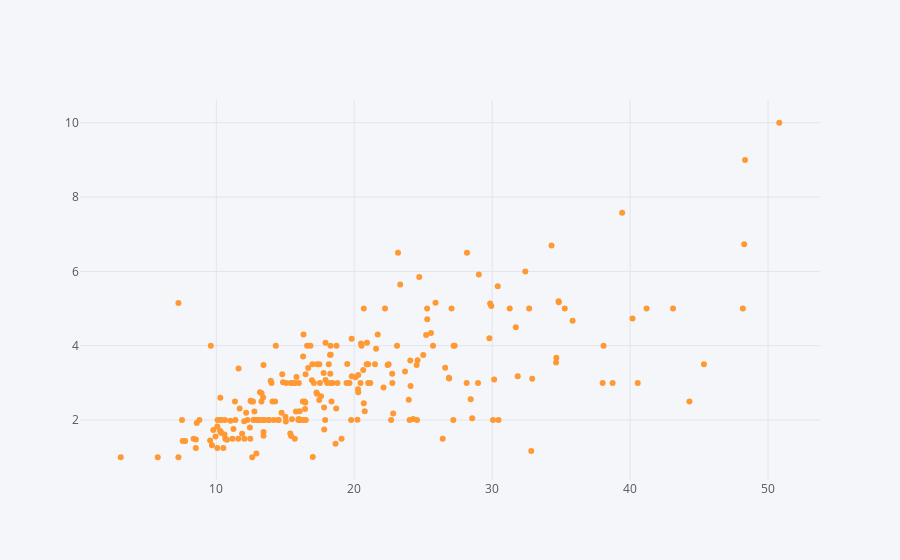

The code cell stored with this chart in its notebook:
### Code cell
df[['total_bill', 'tip']].iplot(x = 'total_bill', y = 'tip' ,mode = 'markers', size = 6 )

### Figure 1 — Plotly figure (JSON) as saved in the notebook; plotly's stock layout.template omitted (floating-point values rounded to 4 significant figures; data arrays with more than 128 entries replaced by an {"elided": "..."} marker saying what was removed)
{"data": [{"line": {"color": "rgba(255, 153, 51, 1.0)", "dash": "solid", "shape": "linear", "width": 1.3}, "marker": {"size": 6, "symbol": "circle"}, "mode": "markers", "name": "tip", "text": "", "type": "scatter", "x": {"elided": "244 float values"}, "y": {"elided": "244 float values"}}], "layout": {"autosize": true, "legend": {"bgcolor": "#F5F6F9", "font": {"color": "#4D5663"}}, "paper_bgcolor": "#F5F6F9", "plot_bgcolor": "#F5F6F9", "title": {"font": {"color": "#4D5663"}}, "xaxis": {"autorange": true, "gridcolor": "#E1E5ED", "range": [0.07226, 53.81], "showgrid": true, "showspikes": false, "tickfont": {"color": "#4D5663"}, "title": {"font": {"color": "#4D5663"}, "text": ""}, "type": "linear", "zerolinecolor": "#E1E5ED"}, "yaxis": {"autorange": true, "gridcolor": "#E1E5ED", "range": [0.2573, 10.74], "showgrid": true, "showspikes": false, "tickfont": {"color": "#4D5663"}, "title": {"font": {"color": "#4D5663"}, "text": ""}, "type": "linear", "zerolinecolor": "#E1E5ED"}}}
